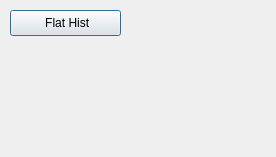
<?xml version="1.0" encoding="UTF-8"?>
<ui version="4.0">
 <class>HistogramDialog</class>
 <widget class="QDialog" name="HistogramDialog">
  <property name="geometry">
   <rect>
    <x>0</x>
    <y>0</y>
    <width>276</width>
    <height>157</height>
   </rect>
  </property>
  <property name="windowTitle">
   <string>Histogram Dialog</string>
  </property>
  <widget class="QPushButton" name="pBtn_Flat_Hist_Apply">
   <property name="geometry">
    <rect>
     <x>10</x>
     <y>10</y>
     <width>111</width>
     <height>26</height>
    </rect>
   </property>
   <property name="text">
    <string> Flat Hist</string>
   </property>
  </widget>
 </widget>
 <resources/>
 <connections/>
</ui>
